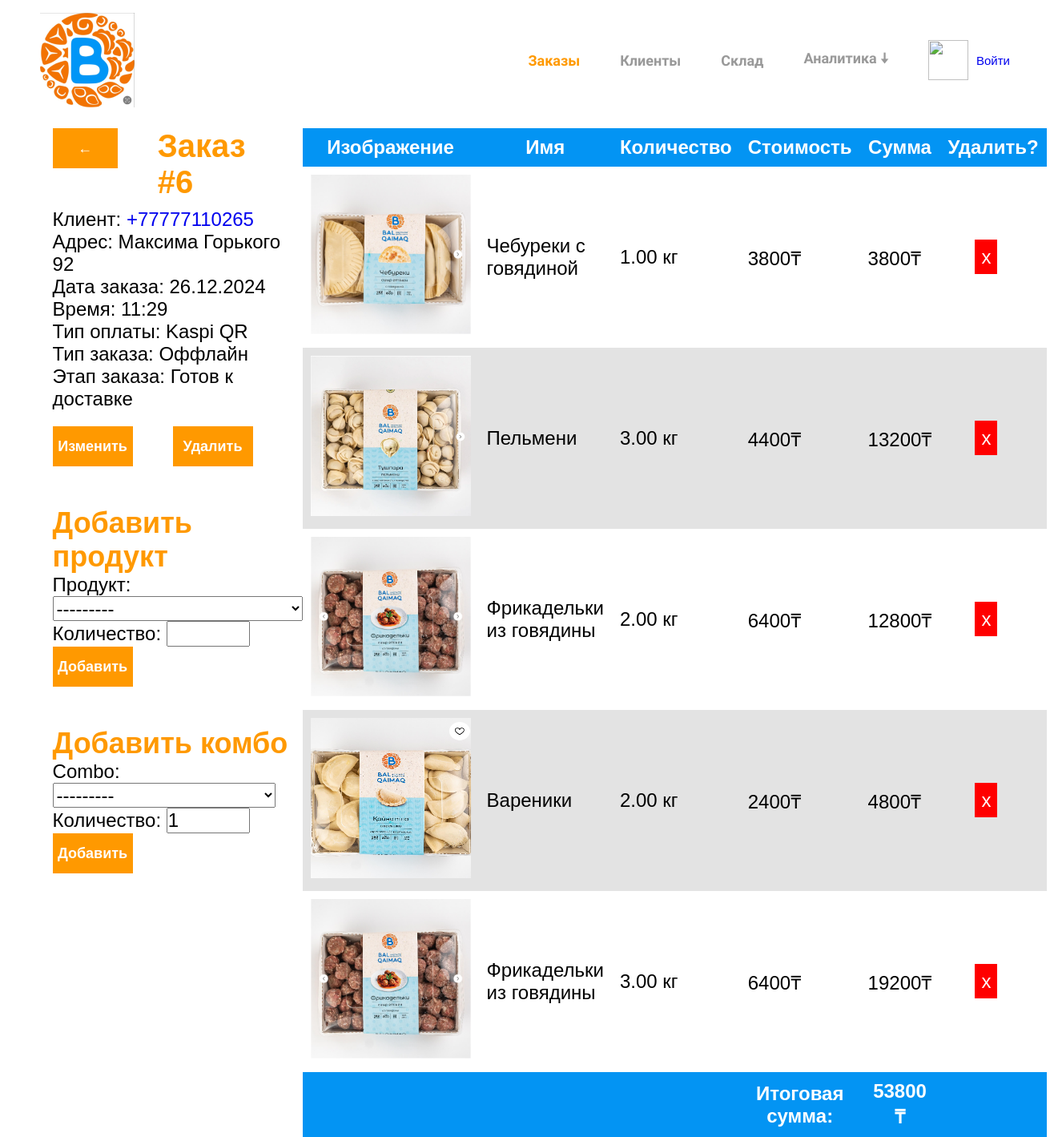
/orders/detail/6/, run on the app's committed database.
### orders/models.py (models this page shows, shortened)
class Order(models.Model):
    STAGES = {"1": 'Упаковка',
              "2": 'Готов к доставке',
              "3": "Доставляется",
              "4": "Завершен"}
    TYPE_OF_PAYMENTS = {"1": 'Kaspi QR',
                        "2": 'Перевод',
                        "3": "Наличные"}
    TYPE_OF_ORDERS = {"1": "Онлайн",
                      "2": "Оффлайн"}
    phone_number = models.ForeignKey(Client,
                                     related_name="orders",
                                     on_delete=models.CASCADE)
    address = models.CharField(verbose_name="Адрес", max_length=150)
    stage = models.CharField(verbose_name="Этап заказа", choices=STAGES, max_length=20, default="1")
    type_of_payment = models.CharField(verbose_name="Тип оплаты", choices=TYPE_OF_PAYMENTS, max_length=20)
    type_of_order = models.CharField(verbose_name="Тип заказа", choices=TYPE_OF_ORDERS, max_length=20)
    review = models.TextField(verbose_name="Отзыв клиента", max_length=200, null=True, blank=True)
    created_at = models.DateTimeField(auto_now_add=True)
    updated_at = models.DateTimeField(auto_now=True)
    class Meta:
        ordering = ['-created_at']
        indexes = [
			models.Index(fields=['-created_at']),
		]
    def get_total_cost(self):
        return sum(item.get_cost() for item in self.items.all()) + sum(item.get_cost() for item in self.combos.all())

class OrderItem(models.Model):
    order = models.ForeignKey(Order,
							related_name='items',
							on_delete=models.CASCADE)
    product = models.ForeignKey(Product,
                                related_name="order_items",
                                on_delete=models.CASCADE,
                                verbose_name="Продукт")
    amount = models.DecimalField(max_digits=10, decimal_places=2, verbose_name="Количество")
    def get_cost(self):
        return round(self.product.sell_price * self.amount)

### clients/models.py (models this page shows)
class Client(models.Model):
    phone_number = models.CharField(verbose_name="Номер телефона", max_length=11, unique=True, primary_key=True)
    password = models.CharField(verbose_name="Пароль", max_length=100, default="12345678")
    name = models.CharField(verbose_name="Имя", max_length=100)
    address = models.CharField(verbose_name="Адрес", max_length=150)
    total = models.DecimalField(verbose_name="Общая сумма заказов", default=0, max_digits=20, decimal_places=2)
    created_at = models.DateTimeField(auto_now_add=True)
    is_active = models.BooleanField(default=True)
    class Meta:
        ordering = ["-created_at"]
    def __str__(self):
        return self.phone_number

### storage/models.py (models this page shows, shortened)
class Product(models.Model):
    name = models.CharField(max_length=50, verbose_name="Имя товара")
    amount = models.DecimalField(max_digits=10, decimal_places=2, verbose_name="Количество", default=0)
    sell_price = models.DecimalField(max_digits=10, decimal_places=2, verbose_name="Стоимость при продаже")
    cost_price = models.DecimalField(max_digits=10, decimal_places=2, verbose_name="Себестоимость")
    description = models.TextField(verbose_name="Описание")
    image = models.ImageField(upload_to="products/", verbose_name="Изображение")
    created_at = models.DateTimeField(auto_now_add=True)
    updated_at = models.DateTimeField(auto_now=True)
    available = models.BooleanField(default=True)
    def __str__(self):
        return self.name

### orders/views.py (the view, shortened to what this page needs)
# urls.py: path("detail/<int:order_id>/", views.orders_detail_view, name="orders_detail"),
def orders_detail_view(request, order_id):
    error = False
    order = Order.objects.get(id=order_id)
    order_items = OrderItem.objects.filter(order_id=order_id)
    order_combos = OrderComboItem.objects.filter(order_id=order_id)
    products_in_combo = {}
    for order_combo in order_combos:
        temp = ProductsInCombo.objects.filter(combo=order_combo.combo.id)
        products_in_combo[order_combo.combo.name] = {}
        for product in temp:
            products_in_combo[order_combo.combo.name][product.product.name] = product.amount
    products_in_combo_with_amount = {}
    for order_combo in order_combos:
        temp = ProductsInCombo.objects.filter(combo=order_combo.combo.id)
        products_in_combo_with_amount[order_combo.combo.name] = {'amount': order_combo.amount}
        for product in temp:
            products_in_combo_with_amount[order_combo.combo.name][product.product.name] = product.amount
    _add_samsa_gift(order, products_in_combo)
    order = Order.objects.get(id=order_id)
    order_items = OrderItem.objects.filter(order_id=order_id)
    order_combos = OrderComboItem.objects.filter(order_id=order_id)
    order_item_add_form = OrderItemAddForm()
    order_combo_add_form = OrderComboAddForm()
    return render(request, "orders/orders_detail.html", {
        "section": "orders",
        "order": order,
        "order_items": order_items,
        'order_combos': order_combos,
        'products_in_combo': products_in_combo,
        "order_item_add_form": order_item_add_form,
        "order_combo_add_form": order_combo_add_form,
        "error": error
    })

### orders/forms.py
class OrderItemAddForm(forms.ModelForm):
    class Meta:
        model = OrderItem
        fields = 'product', 'amount'

class OrderComboAddForm(forms.ModelForm):
    class Meta:
        model = OrderComboItem
        fields = 'combo', 'amount'

### storage/models.py (called while the page is built)
    def __str__(self):
        return self.name

### templates/orders/orders_detail.html (shortened to what this page needs)
{% extends 'base.html' %}
{% load static %}
{% load filters %}
{% block link %}
	<link rel="stylesheet" href="{% static 'css/products_list.css' %}">
	<link rel="stylesheet" href="{% static 'css/orders_detail.css' %}">
{% endblock link %}
{% block body %}
	<div class="info">
		<div class="heading">
			{% if "create" in request.META.HTTP_REFERER %}
			<button onclick="window.location='{% url 'orders_list' %}'">←</button>
			{% else %}
			<button onclick="history.back()">←</button>
			{% endif %}
			<h1 style="font-size: 40px;">Заказ #{{order.id}}</h1>
		</div>
		<p>Клиент: <a href="{% url 'clients_detail' order.phone_number %}"> +{{order.phone_number}} </a></p>
		<p>Адрес: {{order.address}}</p>
		<p>Дата заказа: {{order.created_at|date:"j.m.Y Время: H:i" }}</p>
		<p>Тип оплаты: {{order.get_type_of_payment_display}}</p>
		<p>Тип заказа: {{order.get_type_of_order_display}}</p>
		<p>Этап заказа: {{order.get_stage_display}}</p>
		<div style="margin-top: 20px;" class="heading">
			<button class="update" onclick="window.location='{% url 'orders_update' order.id %}'">Изменить</button>
			<button class="delete" onclick="window.location='{% url 'orders_delete' order.id %}'">Удалить</button>
		</div>
		<h2>Добавить продукт</h2>
		<form method="post">
			{{ order_item_add_form.as_p }}
			<button type="submit">Добавить</button>
		</form>
		<h2>Добавить комбо</h2>
		<form method="post">
			{{ order_combo_add_form.as_p }}
			<button type="submit">Добавить</button>
		</form>
	</div>
	<div class="items">
		<table>
			<tr>
				<th>Изображение</th>
				<th>Имя</th>
				<th>Количество</th>
				<th>Стоимость</th>
				<th>Сумма</th>
				<th>Удалить?</th>
			</tr>
			{% for product in order_items %}
				{% if forloop.counter0|divisibleby:2 %}
					<tr onclick="window.location='{% url 'products_detail' product.id %}'" class="white">
						<td><img src="{{ product.product.image.url }}" alt=""></td>
						<td>{{product.product.name}}</td>
						<td>{{product.amount}} кг</td>
						<td>{{product.product.sell_price|floatformat:0}}₸</td>
						<td>{{product.get_cost}}₸</td>
						<td><a class="" href="{% url 'orders_item_delete' product.id %}">х</a></td>
					</tr>
				{% else %}
					<tr onclick="window.location='{% url 'products_detail' product.id %}'" class="gray">
						<td><img src="{{ product.product.image.url }}" alt=""></td>
						<td>{{product.product.name}}</td>
						<td>{{product.amount}} кг</td>
						<td>{{product.product.sell_price|floatformat:0}}₸</td>
						<td>{{product.get_cost}}₸</td>
						<td><a class="" href="{% url 'orders_item_delete' product.id %}">х</a></td>
					</tr>
				{% endif %}
			{% endfor %}
			<tr>
				<th></th>
				<th></th>
				<th></th>
				<th>Итоговая сумма:</th>
				<th>{{order.get_total_cost}} ₸</th>
				<th></th>
			</tr>
		</table>
	</div>
{% endblock body %}

### static/css/base.css (style rules this page uses)
* { margin: 0; padding: 0; font-family: "Arial"; }
a { text-decoration: none; }
button { background-color: #ff9900; border: none; width: 100px; height: 50px; color: white; font-size: 18px; font-weight: bold; padding: 5px; }
h1 { margin-bottom: 10px; color: #ff9900; }

### static/css/products_list.css (style rules this page uses)
table { width: 100%; border-collapse: collapse; box-sizing: border-box; }
th { background-color: #0394F3; color: white; }
th, td { font-size: 1.5em; padding: 10px; }
td > img { width: 200px; height: 200px; }
.white { background-color: white; }
.gray { background-color: #e3e3e3; }

### static/css/orders_detail.css (style rules this page uses)
.heading { display: flex; }
.heading > button { margin-right: 50px; }
h1 { margin-right: 50px; }
td > a { background-color: red; color: white; padding: 8px; margin-left: 30%; }
.info { margin-right: auto; }
.info, form > p > label, form > p > input, form > p > select { font-size: 24px; }
form > p > input { width: 100px; }
h2 { color: #ff9900; margin-top: 50px; }

### data on the page
Order: id "6", phone_number "77777110265", address "Максима Горького 92", created_at "26.12.2024 Время: 11:29", type_of_payment "Kaspi QR", type_of_order "Оффлайн", stage "Готов к доставке", get_total_cost "53800"
OrderItem: product.image (picture), product.name "Чебуреки c говядиной", amount "1.00", product.sell_price "3800", get_cost "3800"
OrderItem: product.image (picture), product.name "Пельмени", amount "3.00", product.sell_price "4400", get_cost "13200"
OrderItem: product.image (picture), product.name "Фрикадельки из говядины", amount "2.00", product.sell_price "6400", get_cost "12800"
OrderItem: product.image (picture), product.name "Вареники", amount "2.00", product.sell_price "2400", get_cost "4800"
OrderItem: product.image (picture), product.name "Фрикадельки из говядины", amount "3.00", product.sell_price "6400", get_cost "19200"
